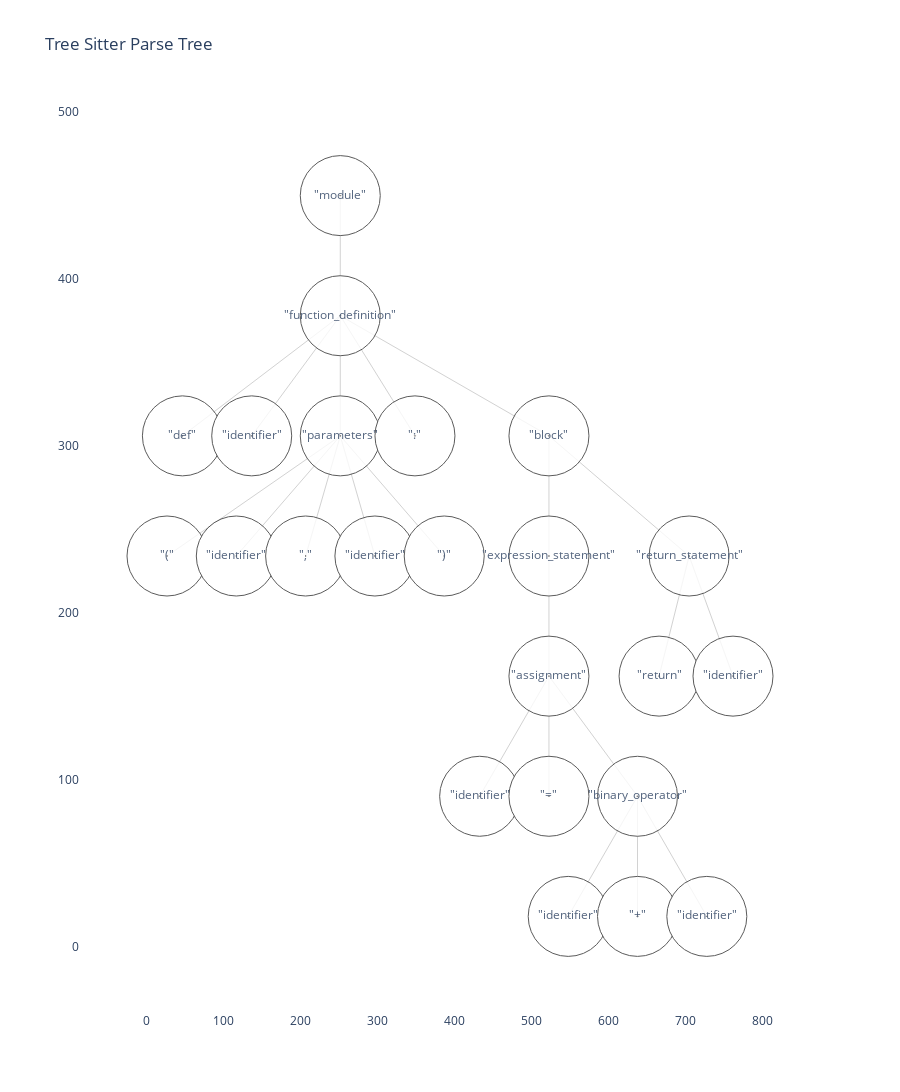

The code cell stored with this chart in its notebook:
### Code cell
plot_tree_sitter_graph(exampl_code_2)

### Figure 1 — Plotly figure (JSON) as saved in the notebook; plotly's stock layout.template omitted (floating-point values rounded to 4 significant figures)
{"data": [{"hoverinfo": "none", "line": {"color": "rgb(210,210,210)", "width": 1}, "mode": "lines", "type": "scatter", "x": [252, 252, null, 252, 47, null, 252, 137, null, 252, 252, null, 252, 349, null, 252, 523, null, 252, 27, null, 252, 117, null, 252, 207, null, 252, 297, null, 252, 387, null, 523, 523, null, 523, 705, null, 523, 523, null, 523, 433, null, 523, 523, null, 523, 638, null, 638, 548, null, 638, 638, null, 638, 728, null, 705, 666, null, 705, 762, null], "y": [450, 378, null, 378, 306, null, 378, 306, null, 378, 306, null, 378, 306, null, 378, 306, null, 306, 234, null, 306, 234, null, 306, 234, null, 306, 234, null, 306, 234, null, 306, 234, null, 306, 234, null, 234, 162, null, 162, 90, null, 162, 90, null, 162, 90, null, 90, 18, null, 90, 18, null, 90, 18, null, 234, 162, null, 234, 162, null]}, {"hoverinfo": "text", "marker": {"color": "rgb(255,255,255)", "line": {"color": "rgb(50,50,50)", "width": 1}, "size": 80, "symbol": "circle-dot"}, "mode": "markers+text", "opacity": 0.8, "text": ["\"module\"", "\"function_definition\"", "\"def\"", "\"identifier\"", "\"parameters\"", "\"(\"", "\"identifier\"", "\",\"", "\"identifier\"", "\")\"", "\":\"", "\"block\"", "\"expression_statement\"", "\"assignment\"", "\"identifier\"", "\"=\"", "\"binary_operator\"", "\"identifier\"", "\"+\"", "\"identifier\"", "\"return_statement\"", "\"return\"", "\"identifier\""], "type": "scatter", "x": [252, 252, 47, 137, 252, 27, 117, 207, 297, 387, 349, 523, 523, 523, 433, 523, 638, 548, 638, 728, 705, 666, 762], "y": [450, 378, 306, 306, 306, 234, 234, 234, 234, 234, 306, 306, 234, 162, 90, 90, 90, 18, 18, 18, 234, 162, 162]}], "layout": {"height": 1353, "plot_bgcolor": "white", "showlegend": false, "title": {"text": "Tree Sitter Parse Tree"}, "xaxis": {"showgrid": false, "showline": false, "zeroline": false}, "yaxis": {"showgrid": false, "showline": false, "zeroline": false}}}
